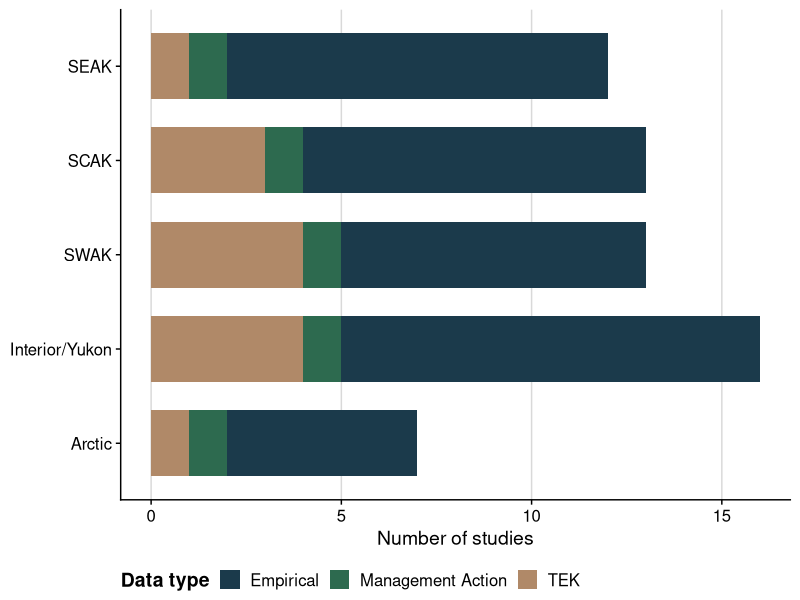
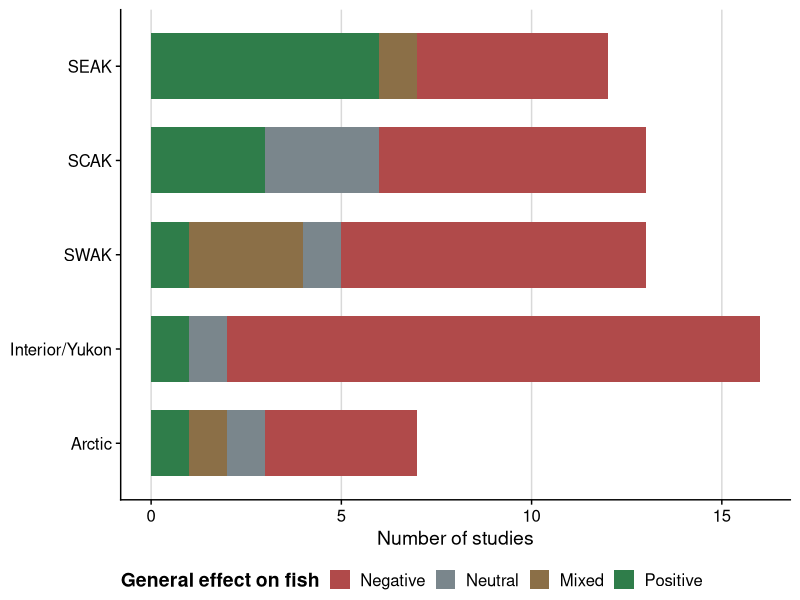
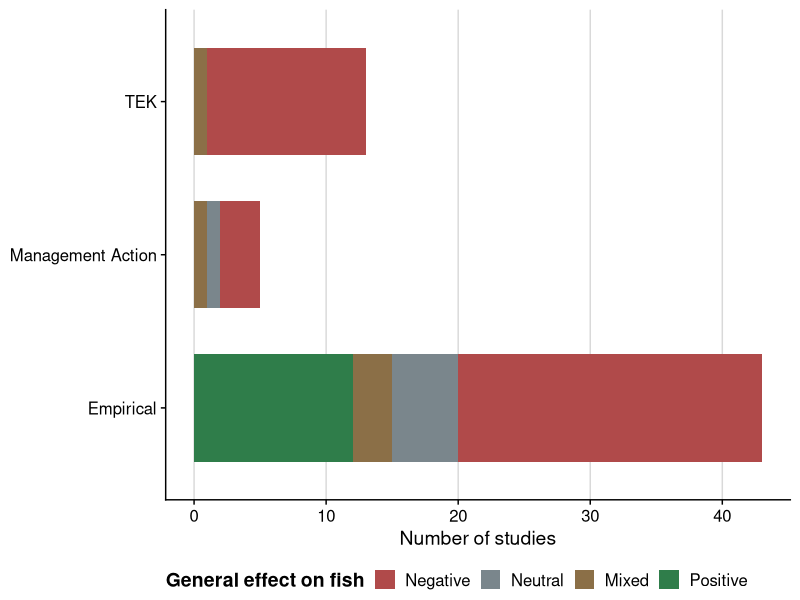
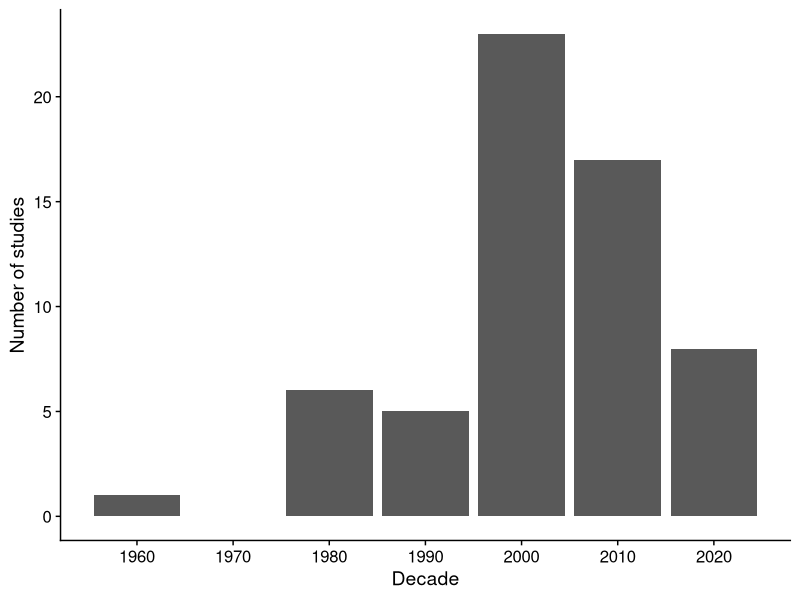
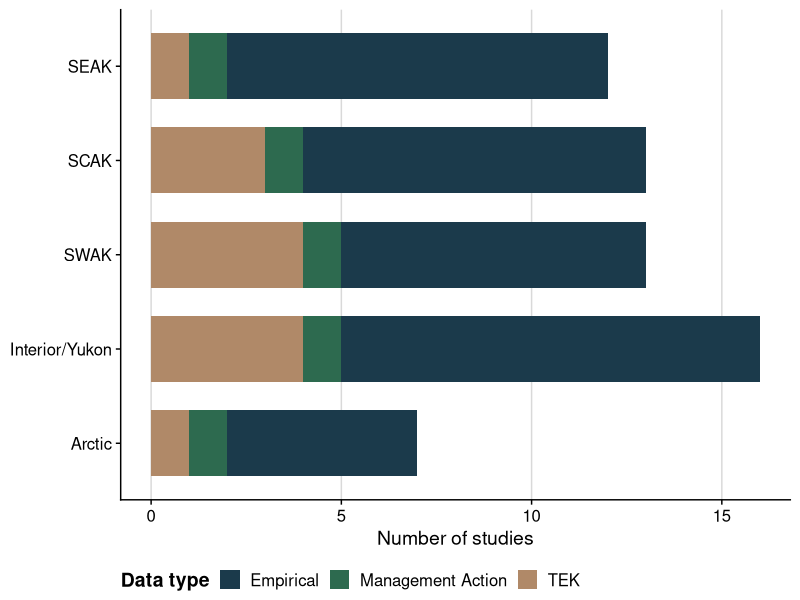
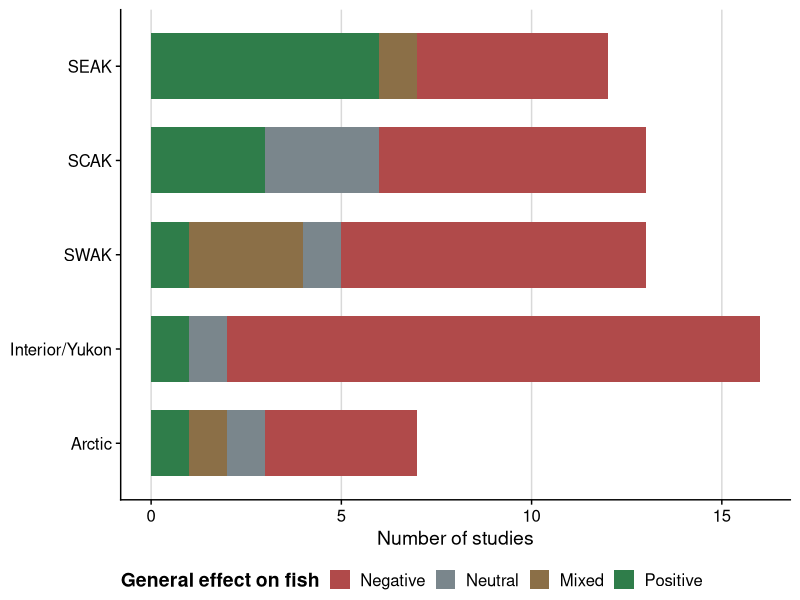
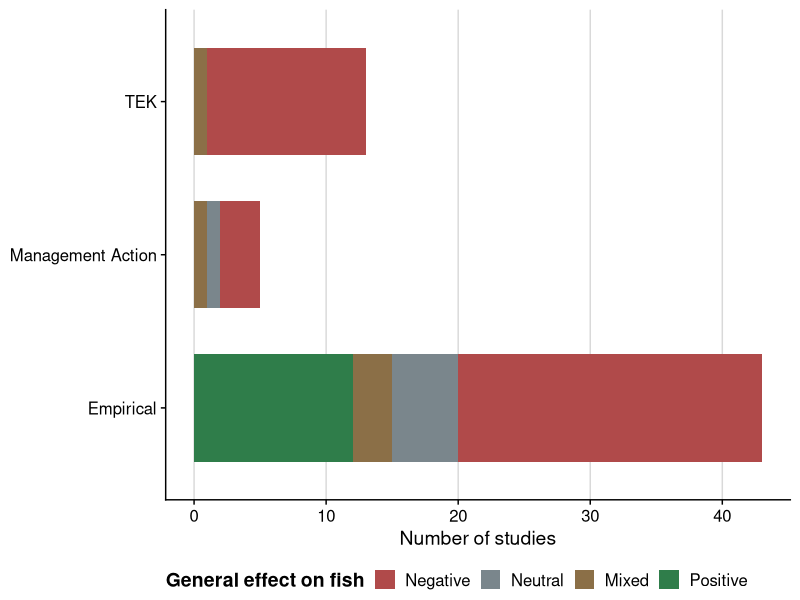
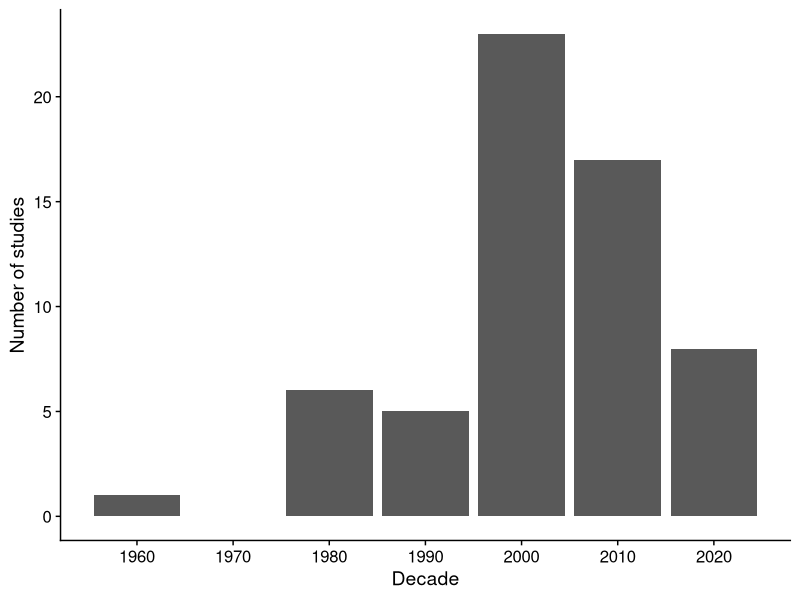

These charts were generated, in order, by the following R code:
################################################################################
#################### Alaska Beaver and Fish Literature Review ##################
################ Authors: Will Samuel (UAF) and Erin Larson (UAA) ##############
################################################################################


library(tidyverse)
library(ggplot2)
library(readxl)
library(cowplot)
library(patchwork)





#Quick data processing

lit <- read_excel("Annotated bibliography.xlsx")
str(lit)



lit_filtered <- lit %>%
  filter(!is.na(Region), !is.na(`Data type`),
         `Include in Map` == "Y")
  
nrow(lit_filtered) #62 articles that directly discuss beaver/fish interactions



lit_filtered$Region <- factor(
  lit_filtered$Region,
  levels = c("Arctic", "Interior/Yukon", "SWAK", "SCAK", "SEAK")
)


lit_filtered <- lit_filtered %>%
  mutate(`General effect on fish` = na_if(`General effect on fish`, "NA"))



#Plotting
cols <- c(
  "#1B3A4B",
  "#2A6F97",
  "#61A5C2",
  "#2D6A4F",
  "#74C69D",
  "#B08968",
  "#D9ED92"
)


cols <- c("#1B3A4B", "#2D6A4F", "#B08968")



Regions_plot <- ggplot(lit_filtered, aes(x = Region, fill = `Data type`)) +
  geom_bar(width = 0.7) + #color = "black",
  coord_flip() +
  scale_fill_manual(values = cols) +
  labs(x = NULL, y = "Number of studies", fill = "Data type") +
  theme_cowplot() +
  theme(
    legend.position = "bottom",
    legend.title = element_text(face = "bold"),
    axis.text.y = element_text(size = 12),
    axis.text.x = element_text(size = 12),
    panel.grid.major.x = element_line(color = "grey85"),
    panel.grid.major.y = element_blank()
  )
Regions_plot

ggsave("Figures/Regions_plot.jpeg", Regions_plot, 
       width = 7, 
       height = 5, 
       dpi = 300)



cols_effect <- c(
  "Negative" = "#B04A4A",
  "Neutral" = "#7A868C",
  "Mixed" = "#8B6F47",
  "Positive" = "#2F7D4A"
)

effect_order <- c("Negative", "Neutral", "Mixed", "Positive")

lit_filtered2 <- lit_filtered %>%
  mutate(`General effect on fish` = factor(`General effect on fish`, levels = effect_order))





effects_plot <- ggplot(lit_filtered2, aes(x = Region, fill = `General effect on fish`)) +
  geom_bar(
    data = dplyr::filter(lit_filtered2, !is.na(`General effect on fish`)),
    width = 0.7
  ) +
  coord_flip() +
  scale_fill_manual(
    values = cols_effect,
    limits = effect_order,
    breaks = effect_order
  ) +
  labs(x = NULL, y = "Number of studies", fill = "General effect on fish") +
  theme_cowplot() +
  theme(
    legend.position = "bottom",
    legend.title = element_text(face = "bold"),
    axis.text.y = element_text(size = 12),
    axis.text.x = element_text(size = 12),
    panel.grid.major.x = element_line(color = "grey85"),
    panel.grid.major.y = element_blank()
  )

effects_plot

ggsave("Figures/effects_plot.jpeg", effects_plot, 
       width = 8, 
       height = 6, 
       dpi = 300)




datatype_plot <- ggplot(lit_filtered2, aes(x = `Data type`, fill = `General effect on fish`)) +
  geom_bar(
    data = dplyr::filter(lit_filtered2, !is.na(`General effect on fish`)),
    width = 0.7
  ) +
  coord_flip() +
  scale_fill_manual(
    values = cols_effect,
    limits = effect_order,
    breaks = effect_order
  ) +
  labs(x = NULL, y = "Number of studies", fill = "General effect on fish") +
  theme_cowplot() +
  theme(
    legend.position = "bottom",
    legend.title = element_text(face = "bold"),
    axis.text.y = element_text(size = 12),
    axis.text.x = element_text(size = 12),
    panel.grid.major.x = element_line(color = "grey85"),
    panel.grid.major.y = element_blank()
  )

datatype_plot

ggsave("Figures/datatype_plot.jpeg", datatype_plot, 
       width = 8, 
       height = 6, 
       dpi = 300)




pubs_over_time <- lit_filtered %>%
  mutate(
    Year = as.numeric(Year),
    Decade = floor(Year / 10) * 10
  ) %>%
  ggplot(aes(x = Decade)) +
  geom_bar() +
  scale_x_continuous(breaks = seq(1960, 2030, 10)) +
  labs(x = "Decade", y = "Number of studies") +
  theme_cowplot()
pubs_over_time

ggsave("Figures/pubs_over_time.jpeg", pubs_over_time, 
       width = 7, 
       height = 5, 
       dpi = 300)



panel <- (effects_plot + datatype_plot)/(Regions_plot + pubs_over_time)

ggsave("Figures/panel.jpeg", panel, 
       width = 12, 
       height = 10, 
       dpi = 300)
